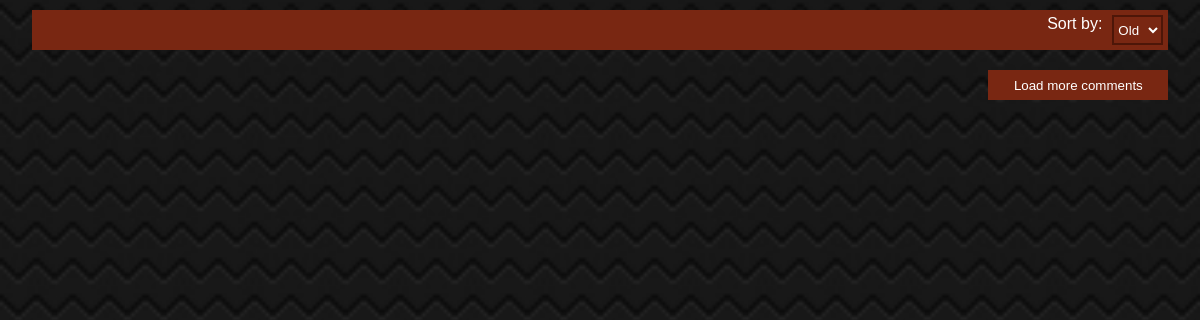
The app's page /team/nick/forum/message/?user=Resty&title=ED, older data.
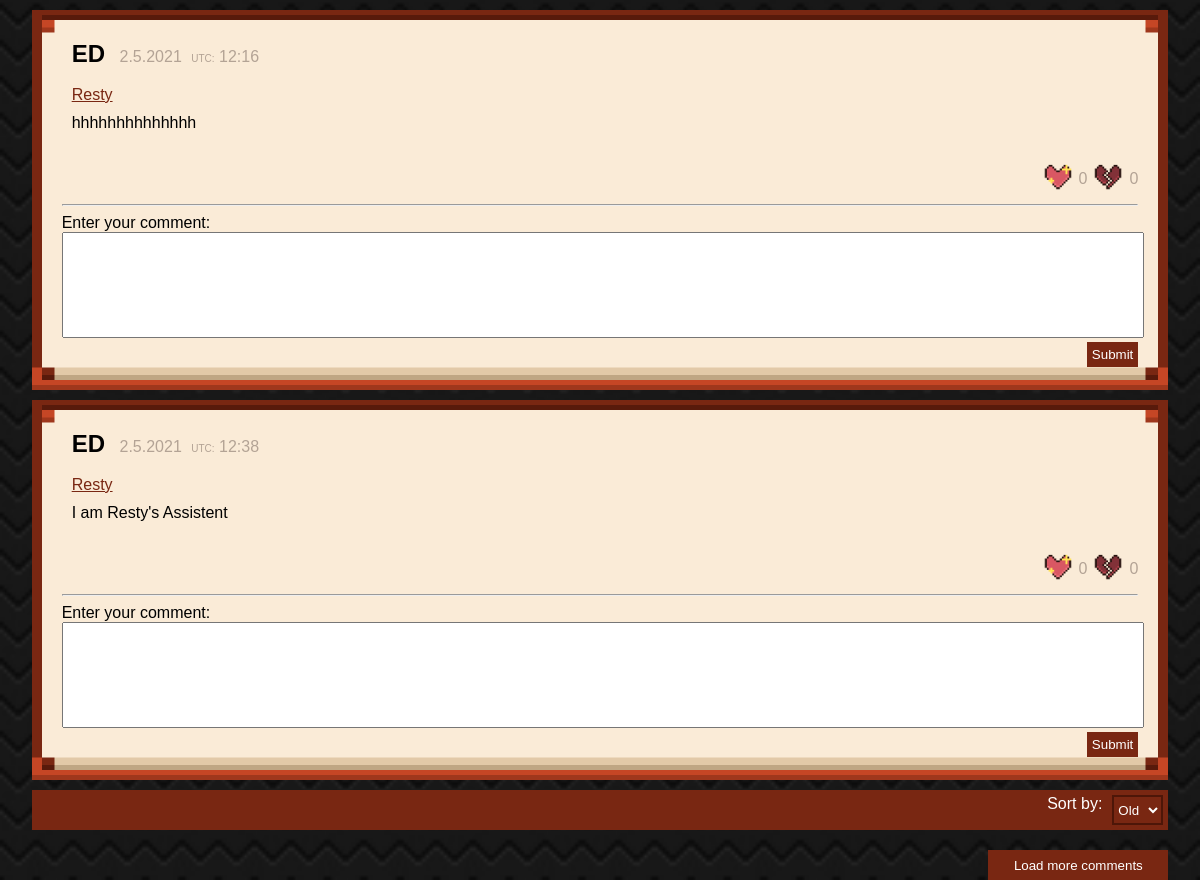
The same page, newer data.
### team/models.py (models this page shows, shortened)
class forum(models.Model):
    user = models.CharField(max_length=255, default=' ')
    title = models.CharField(max_length=100, unique=False, blank=False, default='')
    message = models.CharField(max_length=255)
    tags = models.CharField(max_length=255)
    created_at = models.DateTimeField(auto_now_add=True)
    like = models.ManyToManyField(User, related_name='like', blank=True)
    dislike = models.ManyToManyField(User, related_name='dislike', blank=True)

### team/views.py (the view, shortened to what this page needs)
# urls.py: path('team/nick/forum/message/', views.comment_view, name='comment'),
def comment_view(request):
    userget = request.GET.get('user')
    titleget = request.GET.get('title')
    form = commentform()
    if request.GET.get('user'):
        main_post_data = forum.objects.filter(user=userget, title=titleget)
        comment_data_old = comment.objects.filter(main_post_user=userget, main_post_title=titleget)
        comment_data_new = comment.objects.filter(main_post_user=userget, main_post_title=titleget).order_by(
            '-created_at')
    return render(request, 'nick/comment.html',
                  {'msg': main_post_data, 'comments_old': comment_data_old, 'comments_new': comment_data_new,
                   'form': form})

### team/forms.py
class commentform(forms.ModelForm):
    class Meta:
        model = comment
        fields = ['comments']
        widgets = {
            'comments': forms.Textarea(attrs={'id': 'commentInput'})
        }

### templates/nick/comment.html (shortened to what this page needs)
{% load static %}
<!DOCTYPE html>
<html>
    <head>
        <link rel="stylesheet" href={%  static 'css/nick/comment.css' %}>
    </head>
        <body>
            {% for data in msg %}
            <div class="post">
                <label style="font-size: 24px; padding: 10px; color: rgb(0, 0, 0);"><b>{{ data.title }}</b></label>
                <label id='date' style="color: rgb(179, 163, 149);">{{ data.created_at.day }}.{{ data.created_at.month }}.{{ data.created_at.year }}</label>
                <label style="font-size: 10px;color: rgb(179, 163, 149); padding-left: 5px;">UTC:</label>
                <label id='time' style="color: rgb(179, 163, 149);">{{ data.created_at.hour}}:{{ data.created_at.minute }}</label><br><br>
                <a href='/team/nick/forum/profile?user={{ data.user }}' style="float: none; padding: 10px;">{{  data.user }}</a>
                <span>{{ data.message }}</span><br>
                 <label style="float: right; color: rgb(179, 163, 149); margin-top: 10px;">{{ data.dislike.all.count }}</label>
                {% if request.user in data.like.all %}
                    <button id="lb" ><img class="icon" id='dislike' alt="dislike" src={% static 'img/nick/dislike.png' %}  ></button>
                {% else %}
                    {% if request.user in data.dislike.all %}
                        <form action="/team/nick/forum/message/?user={{ data.user }}&title={{ data.title }}" method="POST">
                        {% csrf_token %}
                        <button id="lb" name="undislike" value="undislike"><img class="icon" id='dislike' alt="dislike" type="submit" src={% static 'img/nick/dislike.png' %}  ></button>
                        </form>
                    {% else %}
                        <form action="/team/nick/forum/message/?user={{ data.user }}&title={{ data.title }}" method="POST">
                        <button id="lb" name="dislike" value="dislike"><img class="icon" id='dislike' alt="dislike" type="submit" src={% static 'img/nick/dislike.png' %}  ></button>
                        </form>
                    {% endif %}
                {% endif %}
                <label style="float: right; color: rgb(179, 163, 149); margin-top: 10px;">{{ data.like.all.count }}</label>
                {% if request.user in data.dislike.all %}
                    <button id="lb"><img class="icon" id='simplike' alt="like" src={% static 'img/nick/simplike.png' %}></button>
                {% else %}
                    {% if request.user in data.like.all %}
                        <form action="/team/nick/forum/message/?user={{ data.user }}&title={{ data.title }}" method="POST">
                        {% csrf_token %}
                        <button id="lb" name="unlike" value="unlike"><img class="icon" id='simplike' alt="like" src={% static 'img/nick/simplike.png' %} ></button>
                        </form>
                    {% else %}
                        <form action="/team/nick/forum/message/?user={{ data.user }}&title={{ data.title }}" method="POST">
                        <button id="lb" name="like" value="like"><img class="icon" id='simplike' alt="like" src={% static 'img/nick/simplike.png' %} ></button>
                        </form>
                    {% endif %}
                {% endif %}
                <br><br>
                <hr>
                <form method="POST" action="">
                <div id='enterComment'>
                    <label>Enter your comment:</label><br>
                    {{ form.comments }}<br>
                    <button type="submit" style="float: right;">Submit</button><br>
                </div>
                </form>
            </div>
            {% endfor %}
            <div id='filter'>
                <select id='sortList'>
                    <option id='old' value="old">Old</option>
                </select>
                    <label style="float: right; margin-right: 10px;">Sort by:</label>
            </div>
            <button id='loadMore'>Load more comments</button>
        </body>
</html>

### team/static/css/nick/comment.css (style rules this page uses)
.icon { width: 30px; height: 30px; }
#lb { width: 0px; height: 0px; border: none; background: #faebd7; float: right; margin-right: 30px; }
#loadMore { float: right; background-color:rgb(121, 39, 18); color: white; cursor: pointer; width: 180px; height: 30px; border: none; margin-top: 20px; margin-right: 2%; }
select#sortList { float: right; border: 2px rgb(77, 22, 8) solid; background-color: rgb(121, 39, 18); border-radius: 0px; color: white; height: 30px; outline: none; }
#filter { background-color:rgb(121, 39, 18); color: white; padding: 5px; margin-top: 10px; margin-left: 2%; margin-right: 2%; width: auto; height: 30px; }
#enterComment { background-color:#faebd7; width: auto; height: max-content; }
#commentInput { resize: none; width: 100%; height: 100px; }
body { background-image: url("../../img/nick/patterndark.png"); background-size: 2000px; background-repeat: inherit; font-family: 'Gill Sans', 'Gill Sans MT', Calibri, 'Trebuchet MS', sans-serif; }
span { display: block; word-wrap: break-word; font-size: 16px; padding: 10px; }
button[type = submit] { background-color: rgb(121, 39, 18); border: none; padding: 5px; text-decoration: none; color: white; cursor: pointer; }
a { float: right; color: rgb(121, 39, 18); }
.post { background-color:#faebd7; border: 30px solid transparent; border-image: url('../../img/nick/darkthiccborder.png') 20% round; margin-left: 2%; margin-right: 2%; margin-top: 10px; width: auto; height: max-content; }

Row changes from the older to the newer data that the page shows:
now on this page (row edited): forum: title "ED", created_at.day "2", created_at.month "5", created_at.year "2021", created_at.hour "12", created_at.minute "16", user "Resty", message "hhhhhhhhhhhhhh", dislike.all.count "0", like.all.count "0"
now on this page (row edited): forum: title "ED", created_at.day "2", created_at.month "5", created_at.year "2021", created_at.hour "12", created_at.minute "38", user "Resty", message "I am Resty's Assistent", dislike.all.count "0", like.all.count "0"
